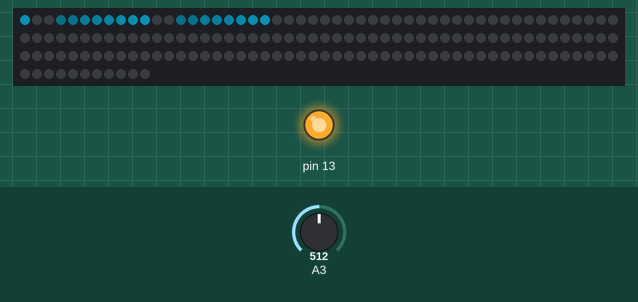
Simulated run of this sketch. Board: Arduino Uno, built with avr-gcc and run on an emulated ATmega328P. On the bench: 161 RGB LEDs in strip order, left to right, continuing on the next row, output pins drawn as LEDs (lit = HIGH). The inputs (shaded band) are chosen by the test bench; at power-on: A3 = 512. Dim RGB values are drawn brighter than linear.

Above: at 1.24 s.
1.3 s: A3 set to 537
At 1.36 s:
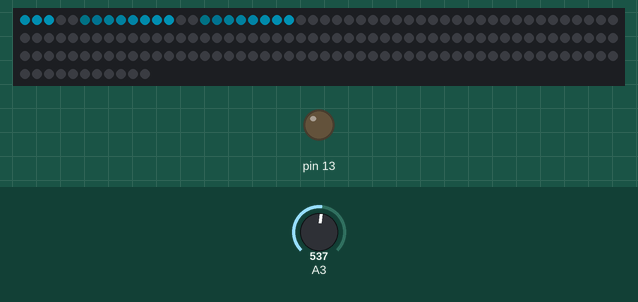
2.9 s: A3 set to 520
At 2.99 s:
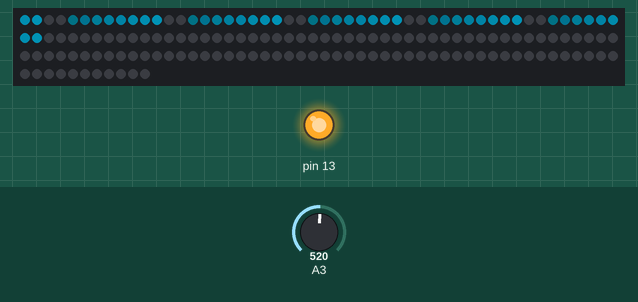
Timing chart, 0 to 5.9 s (numbered marks = the images above; inputs shaded):
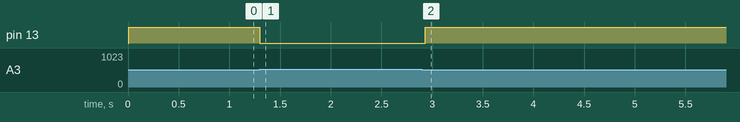

Measured:
- the behaviour switches between 529 and 530 on A3 (found by bisection; images 0 and 1)
- after the input at 1.3 s, pin 13: HIGH → LOW at once
- after the input at 2.9 s, pin 13: LOW → HIGH at once

The sketch:

ledRun6.ino
```cpp
#include <PololuLedStrip.h>
PololuLedStrip<A0> ledStrip;
const uint8_t NUMBER_OF_LEDS = 161;
//const uint8_t NUMBER_OF_STRIPES = 14;
const uint8_t NUMBER_OF_STRIPES = 14;
const uint8_t STEP = 32;
const uint8_t interval = 10;
uint8_t grey[NUMBER_OF_LEDS], j=interval;
//uint8_t stripes[NUMBER_OF_STRIPES] = {4,3,5,14,14,14,12,14,8,6,10,6,6,11};
uint8_t stripes[NUMBER_OF_STRIPES] = {57,53,24,24};
uint8_t sum[NUMBER_OF_STRIPES+1];
uint16_t hyst = 0;
rgb_color colors[NUMBER_OF_LEDS];
void setup()
{
    pinMode(13, OUTPUT);
  //Serial.begin(115200);
  //Serial.println("FF");
  sum[0] = 0;
  for(uint8_t i=0; i<NUMBER_OF_STRIPES+1; i++){
    sum[i+1] = sum[i] + stripes[i];
  }
  for(uint8_t i=0; i<160; i++){
    //colors[i] = rgb_color(0,0,0);
  }
  //ledStrip.write(colors, 160);
  //Serial.println("FF");
}

void loop()
{
  ledStrip.write(colors, NUMBER_OF_LEDS);
    for(uint8_t i=0; i<NUMBER_OF_LEDS; i++){
        if(i < NUMBER_OF_LEDS-1){
            grey[i] = grey[i+1];
        }
        int8_t is = isStart(i);
        float red = (i-sum[is]);
        red = red/stripes[is];
        float blue;
        if(red <0.5){
            blue = 0.5 - red;
        }else{
            blue = 0;
        }
        colors[i].green = grey[NUMBER_OF_LEDS-i-1]/5;

        colors[i].blue =  grey[NUMBER_OF_LEDS-i-1]/4;
        //Serial.print(c);
        //Serial.print("\t");

    }
    //Serial.println();

    if(j >= interval){
      j = 0;
      grey[NUMBER_OF_LEDS-1] = 255;
    }else if(grey[NUMBER_OF_LEDS-1] > STEP){
        grey[NUMBER_OF_LEDS-1] -= STEP;
    }else{
        grey[NUMBER_OF_LEDS-1] = 0;
    }
    j++;
    hyst = 0;

  if(analogRead(A3) < 530){
    pinMode(13, OUTPUT);
    digitalWrite(13, HIGH);
  }else{
    digitalWrite(13, LOW);
  }
  delay(50);
}
int8_t isStart(uint8_t n){
  for(uint8_t i=0; i<NUMBER_OF_STRIPES+1; i++){
    if(n < sum[i]) return i-1;
  }
  return -1;
}
```
